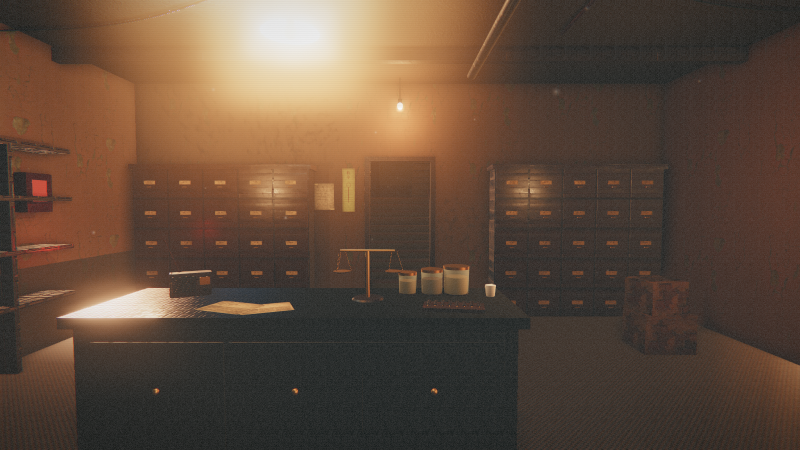
#> input picture shots/main_2026_11_06/03_shop_in.png, 1600 x 900 px, found by its file name (shown at 1/2 size)
$ python mk_final.py main_2026_11_06/01_alley_wide.png
#> lines starting #> are read from the running program, lines starting #| are printed output that depends on the picture

import sys, os
from PIL import Image, ImageDraw
d = sys.argv[1]
def pair(a, b, out, la="BEFORE", lb="AFTER"):
#> called with la = 'BEFORE', lb = 'AFTER'
    A = Image.open(a).convert("RGB"); B = Image.open(b).convert("RGB")
#> in pair, A is the input picture: PIL image 1600x900 RGB; mean R, G, B 96.2, 75, 59.5
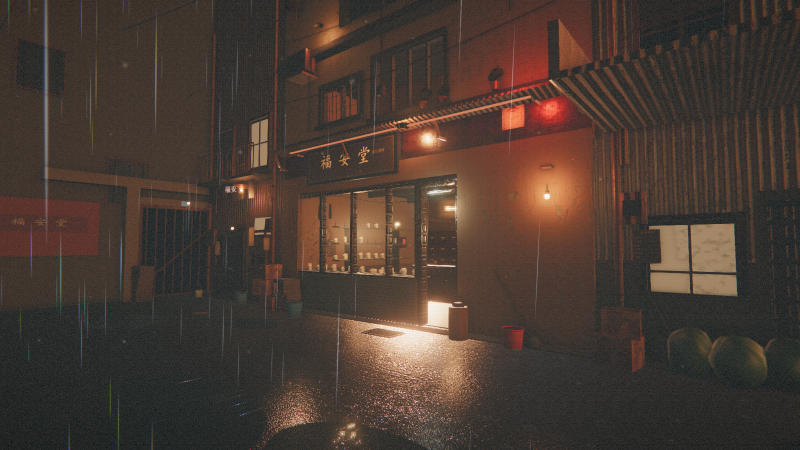
#> input picture shots/main_2026_11_06/01_alley_wide.png, 1600 x 900 px, given in place of after_03.png, which was not available (shown at 1/2 size)
#> in pair, B is the input picture: PIL image 1600x900 RGB; mean R, G, B 73.7, 59.1, 50.9
    s = 0.5
    A = A.resize((int(A.width*s), int(A.height*s)), Image.LANCZOS)
#> A: PIL image 800x450 RGB
    B = B.resize((int(B.width*s), int(B.height*s)), Image.LANCZOS)
#> B: PIL image 800x450 RGB
    w, h = A.size
#> w = 800; h = 450
    o = Image.new("RGB", (w, h*2+44), (14,14,14))
#> o: PIL image 800x944 RGB; every value is 14
    o.paste(A, (0, 20)); o.paste(B, (0, h+24))
#> after `o.paste(B, (0, h + 24))`:
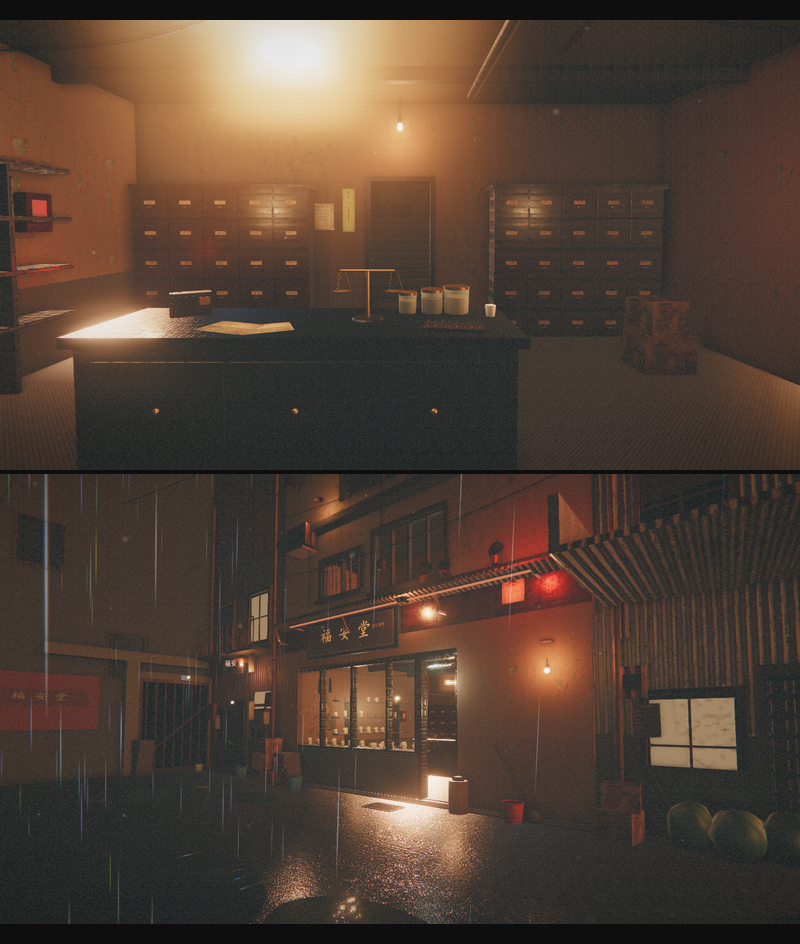
#> o: PIL image 800x944 RGB; mean R, G, B 81.7, 64.6, 53.3
    dr = ImageDraw.Draw(o)
    dr.text((8, 6), la, fill=(230,230,230)); dr.text((8, h+30), lb, fill=(230,230,230))
    o.save(out, quality=90); print(out, o.size)
#| main_2026_11_06/01_alley_wide.png/shots/FIX_shop.jpg (800, 944)
pair(os.path.join(d,"shots","main_2026_11_06","03_shop_in.png"), os.path.join(d,"shots","after_03.png"), os.path.join(d,"shots","FIX_shop.jpg"))
pair(os.path.join(d,"shots","main_2026_11_06","07_bath.png"), os.path.join(d,"shots","nostool_07.png"), os.path.join(d,"shots","FIX_bath.jpg"))
#> call 2 of pair, with la = 'BEFORE', lb = 'AFTER'
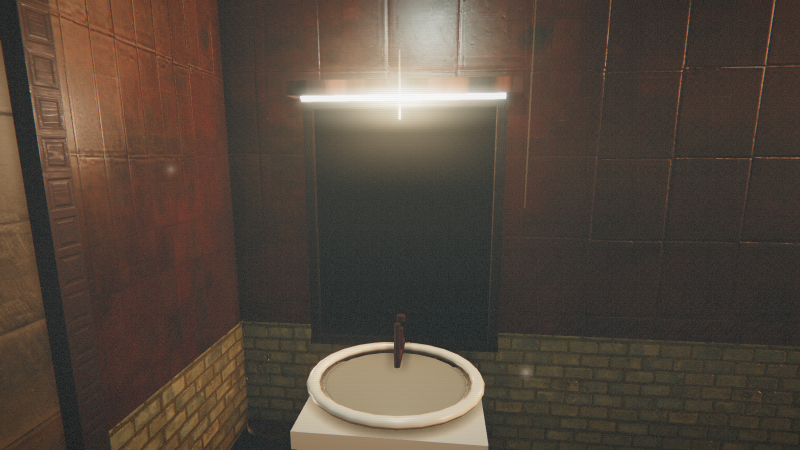
#> input picture shots/main_2026_11_06/07_bath.png, 1600 x 900 px, found by its file name (shown at 1/2 size)
#> in pair, A is the input picture: PIL image 1600x900 RGB; mean R, G, B 84.1, 71.4, 60.6
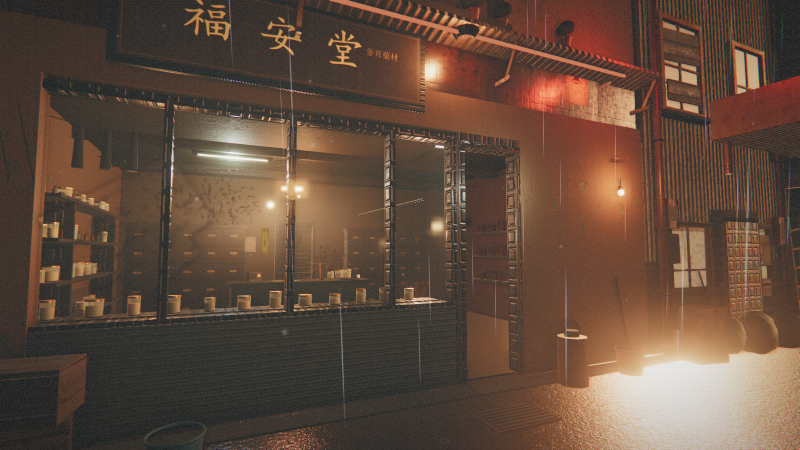
#> input picture shots/main_2026_11_06/02_shopfront.png, 1600 x 900 px, given in place of nostool_07.png, which was not available (shown at 1/2 size)
#> in pair, B is the input picture: PIL image 1600x900 RGB; mean R, G, B 99.4, 76.4, 61.7
#> in pair (call 2), `B = B.resize((int(B.width*s), int(B.height*s)), Image.LANCZOS)`:
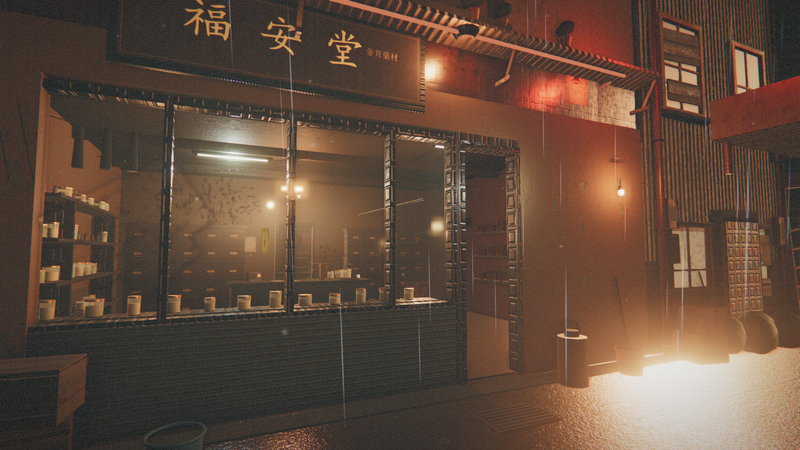
#> B: PIL image 800x450 RGB; mean R, G, B 99.4, 76.4, 61.7
#> in pair (call 2), `o.paste(A, (0, 20))`:
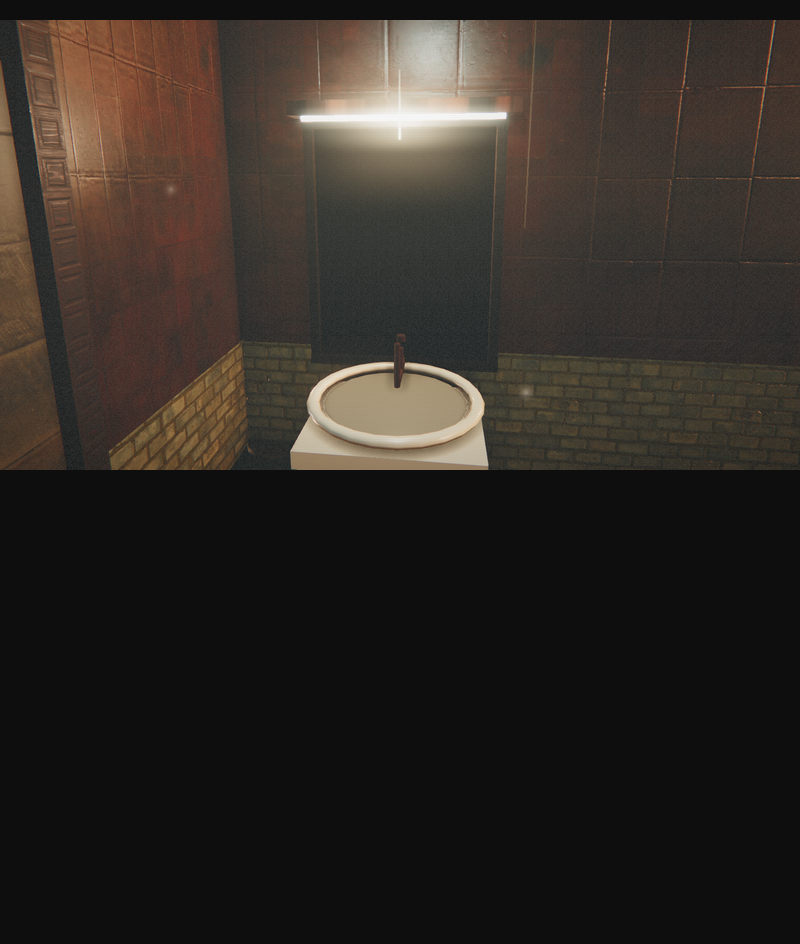
#> o: PIL image 800x944 RGB; mean R, G, B 47.4, 41.3, 36.2
#> in pair (call 2), `o.paste(B, (0, h + 24))`:
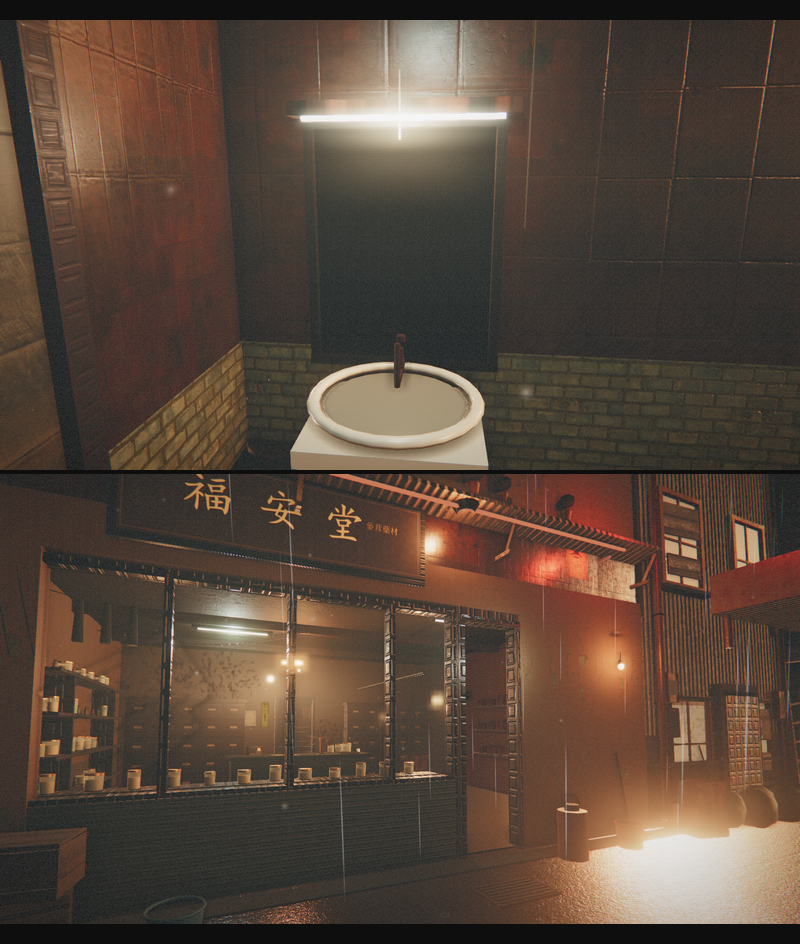
#> o: PIL image 800x944 RGB; mean R, G, B 88.1, 71.1, 58.9
#| main_2026_11_06/01_alley_wide.png/shots/FIX_bath.jpg (800, 944)
pair(os.path.join(d,"shots","tap_player.png"), os.path.join(d,"shots","nostool_bath.png"), os.path.join(d,"shots","FIX_stool.jpg"))
#> (the run stopped early here; a loop or call above may not have finished)
